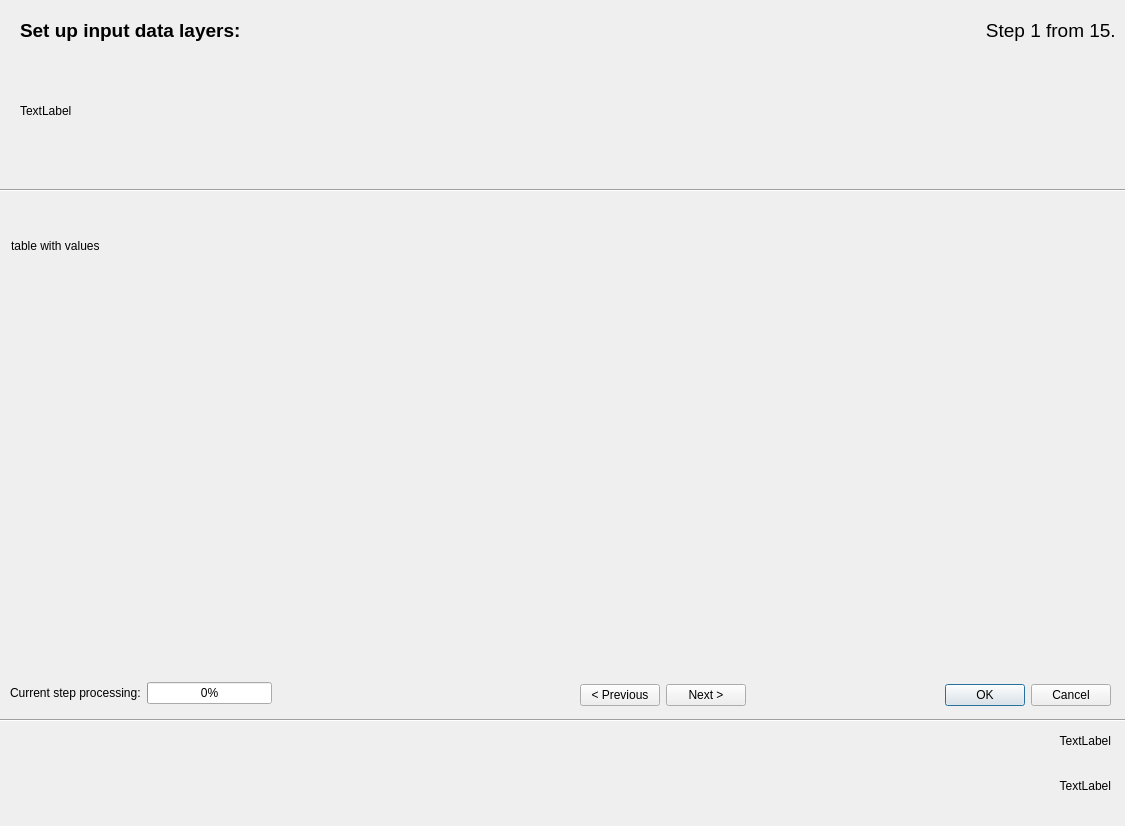
<?xml version="1.0" encoding="UTF-8"?>
<ui version="4.0">
 <class>select_file</class>
 <widget class="QDialog" name="select_file">
  <property name="geometry">
   <rect>
    <x>0</x>
    <y>0</y>
    <width>1125</width>
    <height>826</height>
   </rect>
  </property>
  <property name="windowTitle">
   <string>Erosion-3D Data Preparation</string>
  </property>
  <widget class="QStackedWidget" name="stackedWidget">
   <property name="geometry">
    <rect>
     <x>11</x>
     <y>200</y>
     <width>1101</width>
     <height>451</height>
    </rect>
   </property>
   <property name="currentIndex">
    <number>13</number>
   </property>
   <widget class="QWidget" name="page_0">
    <widget class="QWidget" name="layoutWidget">
     <property name="geometry">
      <rect>
       <x>11</x>
       <y>0</y>
       <width>571</width>
       <height>429</height>
      </rect>
     </property>
     <layout class="QFormLayout" name="formLayout_2">
      <item row="0" column="0">
       <widget class="QLabel" name="label_soil_layer">
        <property name="text">
         <string>Soil properties definition layer:</string>
        </property>
       </widget>
      </item>
      <item row="1" column="0" colspan="2">
       <widget class="QgsMapLayerComboBox" name="layer_soil_cb"/>
      </item>
      <item row="2" column="0">
       <widget class="QLabel" name="label_landuse_layer">
        <property name="text">
         <string>Landuse definition layer:</string>
        </property>
       </widget>
      </item>
      <item row="3" column="0" colspan="2">
       <widget class="QgsMapLayerComboBox" name="layer_landuse_cb"/>
      </item>
      <item row="4" column="0">
       <widget class="QLabel" name="label_dtm">
        <property name="text">
         <string>Input DTM layer:</string>
        </property>
       </widget>
      </item>
      <item row="5" column="0" colspan="2">
       <widget class="QgsMapLayerComboBox" name="raster_dtm_cb"/>
      </item>
      <item row="6" column="0">
       <widget class="QLabel" name="label_date">
        <property name="text">
         <string>Event date:</string>
        </property>
       </widget>
      </item>
      <item row="7" column="0">
       <widget class="QCalendarWidget" name="calendar">
        <property name="font">
         <font>
          <kerning>true</kerning>
         </font>
        </property>
        <property name="verticalHeaderFormat">
         <enum>QCalendarWidget::NoVerticalHeader</enum>
        </property>
       </widget>
      </item>
     </layout>
    </widget>
   </widget>
   <widget class="QWidget" name="page_1">
    <widget class="QWidget" name="layoutWidget">
     <property name="geometry">
      <rect>
       <x>11</x>
       <y>0</y>
       <width>597</width>
       <height>301</height>
      </rect>
     </property>
     <layout class="QFormLayout" name="formLayout">
      <item row="1" column="1">
       <widget class="QgsFieldComboBox" name="field_ka5_cb">
        <property name="allowEmptyFieldName">
         <bool>true</bool>
        </property>
       </widget>
      </item>
      <item row="3" column="1">
       <widget class="QgsFieldComboBox" name="field_soilid_cb">
        <property name="allowEmptyFieldName">
         <bool>true</bool>
        </property>
       </widget>
      </item>
      <item row="0" column="1">
       <widget class="QLabel" name="label_ka5_class">
        <property name="text">
         <string>KA5 class:</string>
        </property>
       </widget>
      </item>
      <item row="2" column="1">
       <widget class="QLabel" name="label_soil_id">
        <property name="text">
         <string>Soil ID:</string>
        </property>
       </widget>
      </item>
     </layout>
    </widget>
   </widget>
   <widget class="QWidget" name="page_2">
    <widget class="QWidget" name="layoutWidget">
     <property name="geometry">
      <rect>
       <x>12</x>
       <y>0</y>
       <width>571</width>
       <height>339</height>
      </rect>
     </property>
     <layout class="QFormLayout" name="formLayout_3">
      <item row="0" column="0">
       <widget class="QLabel" name="label_FT">
        <property name="text">
         <string>FT:</string>
        </property>
        <property name="buddy">
         <cstring>fcb_ftc</cstring>
        </property>
       </widget>
      </item>
      <item row="0" column="1">
       <widget class="QgsFieldComboBox" name="fcb_ftc"/>
      </item>
      <item row="1" column="0">
       <widget class="QLabel" name="label_MT">
        <property name="text">
         <string>MT:</string>
        </property>
        <property name="buddy">
         <cstring>fcb_mtc</cstring>
        </property>
       </widget>
      </item>
      <item row="1" column="1">
       <widget class="QgsFieldComboBox" name="fcb_mtc"/>
      </item>
      <item row="2" column="0">
       <widget class="QLabel" name="label_GT">
        <property name="text">
         <string>GT: </string>
        </property>
        <property name="buddy">
         <cstring>fcb_gtc</cstring>
        </property>
       </widget>
      </item>
      <item row="2" column="1">
       <widget class="QgsFieldComboBox" name="fcb_gtc"/>
      </item>
      <item row="3" column="0">
       <widget class="QLabel" name="label_FU">
        <property name="text">
         <string>FU:</string>
        </property>
        <property name="buddy">
         <cstring>fcb_fuc</cstring>
        </property>
       </widget>
      </item>
      <item row="3" column="1">
       <widget class="QgsFieldComboBox" name="fcb_fuc"/>
      </item>
      <item row="4" column="0">
       <widget class="QLabel" name="label_MU">
        <property name="text">
         <string>MU:</string>
        </property>
        <property name="buddy">
         <cstring>fcb_muc</cstring>
        </property>
       </widget>
      </item>
      <item row="4" column="1">
       <widget class="QgsFieldComboBox" name="fcb_muc"/>
      </item>
      <item row="5" column="0">
       <widget class="QLabel" name="label_GU">
        <property name="text">
         <string>GU:</string>
        </property>
        <property name="buddy">
         <cstring>fcb_guc</cstring>
        </property>
       </widget>
      </item>
      <item row="5" column="1">
       <widget class="QgsFieldComboBox" name="fcb_guc"/>
      </item>
      <item row="6" column="0">
       <widget class="QLabel" name="label_FS">
        <property name="text">
         <string>FS:</string>
        </property>
        <property name="buddy">
         <cstring>fcb_fsc</cstring>
        </property>
       </widget>
      </item>
      <item row="6" column="1">
       <widget class="QgsFieldComboBox" name="fcb_fsc"/>
      </item>
      <item row="7" column="0">
       <widget class="QLabel" name="label_MS">
        <property name="text">
         <string>MS:</string>
        </property>
        <property name="buddy">
         <cstring>fcb_msc</cstring>
        </property>
       </widget>
      </item>
      <item row="7" column="1">
       <widget class="QgsFieldComboBox" name="fcb_msc"/>
      </item>
      <item row="8" column="0">
       <widget class="QLabel" name="label_GS">
        <property name="text">
         <string>GS:</string>
        </property>
        <property name="buddy">
         <cstring>fcb_gsc</cstring>
        </property>
       </widget>
      </item>
      <item row="8" column="1">
       <widget class="QgsFieldComboBox" name="fcb_gsc"/>
      </item>
     </layout>
    </widget>
   </widget>
   <widget class="QWidget" name="page_3">
    <widget class="QWidget" name="layoutWidget">
     <property name="geometry">
      <rect>
       <x>10</x>
       <y>0</y>
       <width>571</width>
       <height>99</height>
      </rect>
     </property>
     <layout class="QFormLayout" name="formLayout_4">
      <item row="0" column="0">
       <widget class="QLabel" name="label_landuse_field">
        <property name="text">
         <string>Landuse field:</string>
        </property>
       </widget>
      </item>
      <item row="2" column="0">
       <widget class="QLabel" name="label_crop_field">
        <property name="text">
         <string>Crop field:</string>
        </property>
       </widget>
      </item>
      <item row="1" column="0" colspan="2">
       <widget class="QgsFieldComboBox" name="fcb_landuse"/>
      </item>
      <item row="3" column="0" colspan="2">
       <widget class="QgsFieldComboBox" name="fcb_crop">
        <property name="allowEmptyFieldName">
         <bool>true</bool>
        </property>
       </widget>
      </item>
     </layout>
    </widget>
   </widget>
   <widget class="QWidget" name="page_4">
    <widget class="QLabel" name="label_19">
     <property name="geometry">
      <rect>
       <x>0</x>
       <y>0</y>
       <width>181</width>
       <height>81</height>
      </rect>
     </property>
     <property name="text">
      <string>Crop Landuse assigment</string>
     </property>
    </widget>
   </widget>
   <widget class="QWidget" name="page">
    <widget class="QWidget" name="layoutWidget_3">
     <property name="geometry">
      <rect>
       <x>10</x>
       <y>0</y>
       <width>451</width>
       <height>224</height>
      </rect>
     </property>
     <layout class="QFormLayout" name="formLayout_6">
      <item row="0" column="0">
       <widget class="QLabel" name="label_initmoisture_layer">
        <property name="text">
         <string>Initial moistre layer:</string>
        </property>
       </widget>
      </item>
      <item row="1" column="0" colspan="2">
       <widget class="QComboBox" name="fcb_initmoisture_layer"/>
      </item>
      <item row="2" column="0">
       <widget class="QLabel" name="label_initmoisture">
        <property name="text">
         <string>Initial moisture attribute field:</string>
        </property>
       </widget>
      </item>
      <item row="3" column="0" colspan="2">
       <widget class="QgsFieldComboBox" name="fcb_initmoisture">
        <property name="allowEmptyFieldName">
         <bool>true</bool>
        </property>
       </widget>
      </item>
      <item row="4" column="0">
       <widget class="QLabel" name="label_initmoisture_layer_2">
        <property name="text">
         <string>Corg layer:</string>
        </property>
       </widget>
      </item>
      <item row="5" column="0" colspan="2">
       <widget class="QComboBox" name="fcb_corg_layer"/>
      </item>
      <item row="6" column="0">
       <widget class="QLabel" name="label_initmoisture_2">
        <property name="text">
         <string>Corg attribute field:</string>
        </property>
       </widget>
      </item>
      <item row="7" column="0" colspan="2">
       <widget class="QgsFieldComboBox" name="fcb_corg">
        <property name="allowEmptyFieldName">
         <bool>true</bool>
        </property>
       </widget>
      </item>
     </layout>
    </widget>
   </widget>
   <widget class="QWidget" name="page_5">
    <widget class="QLabel" name="label_7">
     <property name="geometry">
      <rect>
       <x>0</x>
       <y>0</y>
       <width>141</width>
       <height>91</height>
      </rect>
     </property>
     <property name="text">
      <string>Corg page</string>
     </property>
    </widget>
   </widget>
   <widget class="QWidget" name="page_6">
    <widget class="QLabel" name="label_6">
     <property name="geometry">
      <rect>
       <x>0</x>
       <y>0</y>
       <width>141</width>
       <height>91</height>
      </rect>
     </property>
     <property name="text">
      <string>Bulk Density page</string>
     </property>
    </widget>
   </widget>
   <widget class="QWidget" name="page_7">
    <widget class="QLabel" name="label_4">
     <property name="geometry">
      <rect>
       <x>0</x>
       <y>0</y>
       <width>141</width>
       <height>91</height>
      </rect>
     </property>
     <property name="text">
      <string>Canopy Cover page</string>
     </property>
    </widget>
   </widget>
   <widget class="QWidget" name="page_8">
    <widget class="QLabel" name="label_3">
     <property name="geometry">
      <rect>
       <x>0</x>
       <y>0</y>
       <width>141</width>
       <height>91</height>
      </rect>
     </property>
     <property name="text">
      <string>Roughness page</string>
     </property>
    </widget>
   </widget>
   <widget class="QWidget" name="page_9">
    <widget class="QLabel" name="label_2">
     <property name="geometry">
      <rect>
       <x>0</x>
       <y>0</y>
       <width>141</width>
       <height>91</height>
      </rect>
     </property>
     <property name="text">
      <string>Erodibility page</string>
     </property>
    </widget>
   </widget>
   <widget class="QWidget" name="page_12">
    <widget class="QLabel" name="label_22">
     <property name="geometry">
      <rect>
       <x>10</x>
       <y>0</y>
       <width>141</width>
       <height>91</height>
      </rect>
     </property>
     <property name="text">
      <string>Skinfactor page</string>
     </property>
    </widget>
   </widget>
   <widget class="QWidget" name="page_11">
    <widget class="QWidget" name="layoutWidget_2">
     <property name="geometry">
      <rect>
       <x>10</x>
       <y>0</y>
       <width>571</width>
       <height>201</height>
      </rect>
     </property>
     <layout class="QFormLayout" name="formLayout_5">
      <item row="0" column="0">
       <widget class="QLabel" name="label_channel_elements">
        <property name="text">
         <string>Channel elements:</string>
        </property>
       </widget>
      </item>
      <item row="1" column="0" colspan="2">
       <widget class="QgsMapLayerComboBox" name="layer_channel_elements_cb">
        <property name="allowEmptyLayer">
         <bool>true</bool>
        </property>
       </widget>
      </item>
      <item row="2" column="0">
       <widget class="QLabel" name="label_drain_elements">
        <property name="text">
         <string>Drain elements:</string>
        </property>
       </widget>
      </item>
      <item row="3" column="0" colspan="2">
       <widget class="QgsMapLayerComboBox" name="layer_drain_elements_cb">
        <property name="allowEmptyLayer">
         <bool>true</bool>
        </property>
       </widget>
      </item>
      <item row="4" column="0">
       <widget class="QLabel" name="label_pour_points">
        <property name="text">
         <string>Pour points:</string>
        </property>
       </widget>
      </item>
      <item row="5" column="0" colspan="2">
       <widget class="QgsMapLayerComboBox" name="layer_pour_points_cb">
        <property name="allowEmptyLayer">
         <bool>true</bool>
        </property>
       </widget>
      </item>
     </layout>
    </widget>
   </widget>
   <widget class="QWidget" name="page_13">
    <widget class="QLabel" name="label_23">
     <property name="geometry">
      <rect>
       <x>0</x>
       <y>0</y>
       <width>141</width>
       <height>91</height>
      </rect>
     </property>
     <property name="text">
      <string>table with values</string>
     </property>
    </widget>
   </widget>
   <widget class="QWidget" name="page_10">
    <widget class="QLabel" name="label_data_status">
     <property name="geometry">
      <rect>
       <x>20</x>
       <y>30</y>
       <width>1051</width>
       <height>71</height>
      </rect>
     </property>
     <property name="font">
      <font>
       <pointsize>12</pointsize>
      </font>
     </property>
     <property name="text">
      <string>Not all data have assigned values.</string>
     </property>
    </widget>
    <widget class="QWidget" name="layoutWidget">
     <property name="geometry">
      <rect>
       <x>21</x>
       <y>121</y>
       <width>521</width>
       <height>26</height>
      </rect>
     </property>
     <layout class="QHBoxLayout" name="horizontalLayout_2">
      <item>
       <widget class="QLabel" name="label_data_status_confirm">
        <property name="font">
         <font>
          <pointsize>12</pointsize>
         </font>
        </property>
        <property name="text">
         <string>I understand the issue and want to export anyways:</string>
        </property>
       </widget>
      </item>
      <item>
       <widget class="QCheckBox" name="checkbox_export_empty_data">
        <property name="text">
         <string/>
        </property>
        <property name="iconSize">
         <size>
          <width>40</width>
          <height>40</height>
         </size>
        </property>
       </widget>
      </item>
     </layout>
    </widget>
    <widget class="QWidget" name="layoutWidget">
     <property name="geometry">
      <rect>
       <x>20</x>
       <y>180</y>
       <width>521</width>
       <height>97</height>
      </rect>
     </property>
     <layout class="QGridLayout" name="gridLayout" columnstretch="40,50,0" columnminimumwidth="0,0,0">
      <item row="0" column="0">
       <widget class="QLabel" name="label_landuse_raster">
        <property name="font">
         <font>
          <pointsize>10</pointsize>
         </font>
        </property>
        <property name="text">
         <string>Landuse raster:</string>
        </property>
       </widget>
      </item>
      <item row="0" column="1">
       <widget class="QLineEdit" name="lineEdit_landuse_raster">
        <property name="font">
         <font>
          <pointsize>10</pointsize>
         </font>
        </property>
        <property name="text">
         <string/>
        </property>
        <property name="readOnly">
         <bool>true</bool>
        </property>
       </widget>
      </item>
      <item row="0" column="2">
       <widget class="QToolButton" name="toolButton_landuse_raster">
        <property name="font">
         <font>
          <pointsize>10</pointsize>
         </font>
        </property>
        <property name="text">
         <string>...</string>
        </property>
       </widget>
      </item>
      <item row="1" column="0">
       <widget class="QLabel" name="label_parameter_table">
        <property name="font">
         <font>
          <pointsize>10</pointsize>
         </font>
        </property>
        <property name="text">
         <string>Parameters table:</string>
        </property>
       </widget>
      </item>
      <item row="1" column="1">
       <widget class="QLineEdit" name="lineEdit_parameter_table">
        <property name="font">
         <font>
          <pointsize>10</pointsize>
         </font>
        </property>
        <property name="text">
         <string/>
        </property>
        <property name="readOnly">
         <bool>true</bool>
        </property>
       </widget>
      </item>
      <item row="1" column="2">
       <widget class="QToolButton" name="toolButton_parameter_table">
        <property name="font">
         <font>
          <pointsize>10</pointsize>
         </font>
        </property>
        <property name="text">
         <string>...</string>
        </property>
       </widget>
      </item>
      <item row="2" column="0">
       <widget class="QLabel" name="label_lookup_table">
        <property name="font">
         <font>
          <pointsize>10</pointsize>
         </font>
        </property>
        <property name="text">
         <string>Lookup table: </string>
        </property>
       </widget>
      </item>
      <item row="2" column="1">
       <widget class="QLineEdit" name="lineEdit_lookup_table">
        <property name="font">
         <font>
          <pointsize>10</pointsize>
         </font>
        </property>
        <property name="text">
         <string/>
        </property>
        <property name="readOnly">
         <bool>true</bool>
        </property>
       </widget>
      </item>
      <item row="2" column="2">
       <widget class="QToolButton" name="toolButton_lookup_table">
        <property name="font">
         <font>
          <pointsize>10</pointsize>
         </font>
        </property>
        <property name="text">
         <string>...</string>
        </property>
       </widget>
      </item>
     </layout>
    </widget>
   </widget>
  </widget>
  <widget class="QWidget" name="layoutWidget">
   <property name="geometry">
    <rect>
     <x>580</x>
     <y>680</y>
     <width>531</width>
     <height>30</height>
    </rect>
   </property>
   <layout class="QHBoxLayout" name="horizontalLayout">
    <item>
     <widget class="QPushButton" name="previous_pb">
      <property name="text">
       <string>&lt; Previous</string>
      </property>
     </widget>
    </item>
    <item>
     <widget class="QPushButton" name="next_pb">
      <property name="text">
       <string>Next &gt;</string>
      </property>
     </widget>
    </item>
    <item>
     <widget class="QDialogButtonBox" name="button_box">
      <property name="enabled">
       <bool>true</bool>
      </property>
      <property name="orientation">
       <enum>Qt::Horizontal</enum>
      </property>
      <property name="standardButtons">
       <set>QDialogButtonBox::Cancel|QDialogButtonBox::Ok</set>
      </property>
     </widget>
    </item>
   </layout>
  </widget>
  <widget class="QWidget" name="layoutWidget">
   <property name="geometry">
    <rect>
     <x>10</x>
     <y>680</y>
     <width>262</width>
     <height>26</height>
    </rect>
   </property>
   <layout class="QGridLayout" name="gridLayout_2">
    <item row="0" column="0">
     <widget class="QLabel" name="label_5">
      <property name="text">
       <string>Current step processing:</string>
      </property>
     </widget>
    </item>
    <item row="0" column="1">
     <widget class="QProgressBar" name="progressBar">
      <property name="value">
       <number>0</number>
      </property>
     </widget>
    </item>
   </layout>
  </widget>
  <widget class="QLabel" name="qlabel_main">
   <property name="geometry">
    <rect>
     <x>20</x>
     <y>10</y>
     <width>591</width>
     <height>41</height>
    </rect>
   </property>
   <property name="font">
    <font>
     <pointsize>14</pointsize>
     <weight>75</weight>
     <bold>true</bold>
    </font>
   </property>
   <property name="text">
    <string>Set up input data layers:</string>
   </property>
  </widget>
  <widget class="QLabel" name="qlabel_step_description">
   <property name="geometry">
    <rect>
     <x>20</x>
     <y>60</y>
     <width>1091</width>
     <height>101</height>
    </rect>
   </property>
   <property name="text">
    <string>TextLabel</string>
   </property>
   <property name="wordWrap">
    <bool>true</bool>
   </property>
  </widget>
  <widget class="Line" name="line">
   <property name="geometry">
    <rect>
     <x>-10</x>
     <y>180</y>
     <width>1171</width>
     <height>20</height>
    </rect>
   </property>
   <property name="orientation">
    <enum>Qt::Horizontal</enum>
   </property>
  </widget>
  <widget class="Line" name="line_2">
   <property name="geometry">
    <rect>
     <x>-10</x>
     <y>710</y>
     <width>1151</width>
     <height>20</height>
    </rect>
   </property>
   <property name="orientation">
    <enum>Qt::Horizontal</enum>
   </property>
  </widget>
  <widget class="QLabel" name="label_created">
   <property name="geometry">
    <rect>
     <x>10</x>
     <y>730</y>
     <width>1101</width>
     <height>21</height>
    </rect>
   </property>
   <property name="text">
    <string>TextLabel</string>
   </property>
   <property name="textFormat">
    <enum>Qt::AutoText</enum>
   </property>
   <property name="alignment">
    <set>Qt::AlignRight|Qt::AlignTrailing|Qt::AlignVCenter</set>
   </property>
   <property name="openExternalLinks">
    <bool>true</bool>
   </property>
  </widget>
  <widget class="QLabel" name="label_project">
   <property name="geometry">
    <rect>
     <x>10</x>
     <y>760</y>
     <width>1101</width>
     <height>51</height>
    </rect>
   </property>
   <property name="text">
    <string>TextLabel</string>
   </property>
   <property name="textFormat">
    <enum>Qt::AutoText</enum>
   </property>
   <property name="alignment">
    <set>Qt::AlignRight|Qt::AlignTrailing|Qt::AlignVCenter</set>
   </property>
  </widget>
  <widget class="QLabel" name="qlabel_steps">
   <property name="geometry">
    <rect>
     <x>890</x>
     <y>10</y>
     <width>231</width>
     <height>41</height>
    </rect>
   </property>
   <property name="font">
    <font>
     <pointsize>14</pointsize>
     <weight>50</weight>
     <bold>false</bold>
    </font>
   </property>
   <property name="text">
    <string>Step 1 from 15. </string>
   </property>
   <property name="alignment">
    <set>Qt::AlignRight|Qt::AlignTrailing|Qt::AlignVCenter</set>
   </property>
  </widget>
 </widget>
 <customwidgets>
  <customwidget>
   <class>QgsFieldComboBox</class>
   <extends>QComboBox</extends>
   <header>qgsfieldcombobox.h</header>
  </customwidget>
  <customwidget>
   <class>QgsMapLayerComboBox</class>
   <extends>QComboBox</extends>
   <header>qgsmaplayercombobox.h</header>
  </customwidget>
 </customwidgets>
 <tabstops>
  <tabstop>fcb_ftc</tabstop>
  <tabstop>fcb_mtc</tabstop>
  <tabstop>fcb_gtc</tabstop>
  <tabstop>fcb_fuc</tabstop>
  <tabstop>fcb_muc</tabstop>
  <tabstop>fcb_guc</tabstop>
  <tabstop>fcb_fsc</tabstop>
  <tabstop>fcb_msc</tabstop>
  <tabstop>fcb_gsc</tabstop>
  <tabstop>previous_pb</tabstop>
  <tabstop>next_pb</tabstop>
  <tabstop>layer_soil_cb</tabstop>
 </tabstops>
 <resources/>
 <connections>
  <connection>
   <sender>button_box</sender>
   <signal>accepted()</signal>
   <receiver>select_file</receiver>
   <slot>accept()</slot>
   <hints>
    <hint type="sourcelabel">
     <x>583</x>
     <y>501</y>
    </hint>
    <hint type="destinationlabel">
     <x>20</x>
     <y>20</y>
    </hint>
   </hints>
  </connection>
  <connection>
   <sender>button_box</sender>
   <signal>rejected()</signal>
   <receiver>select_file</receiver>
   <slot>reject()</slot>
   <hints>
    <hint type="sourcelabel">
     <x>583</x>
     <y>501</y>
    </hint>
    <hint type="destinationlabel">
     <x>20</x>
     <y>20</y>
    </hint>
   </hints>
  </connection>
 </connections>
</ui>
